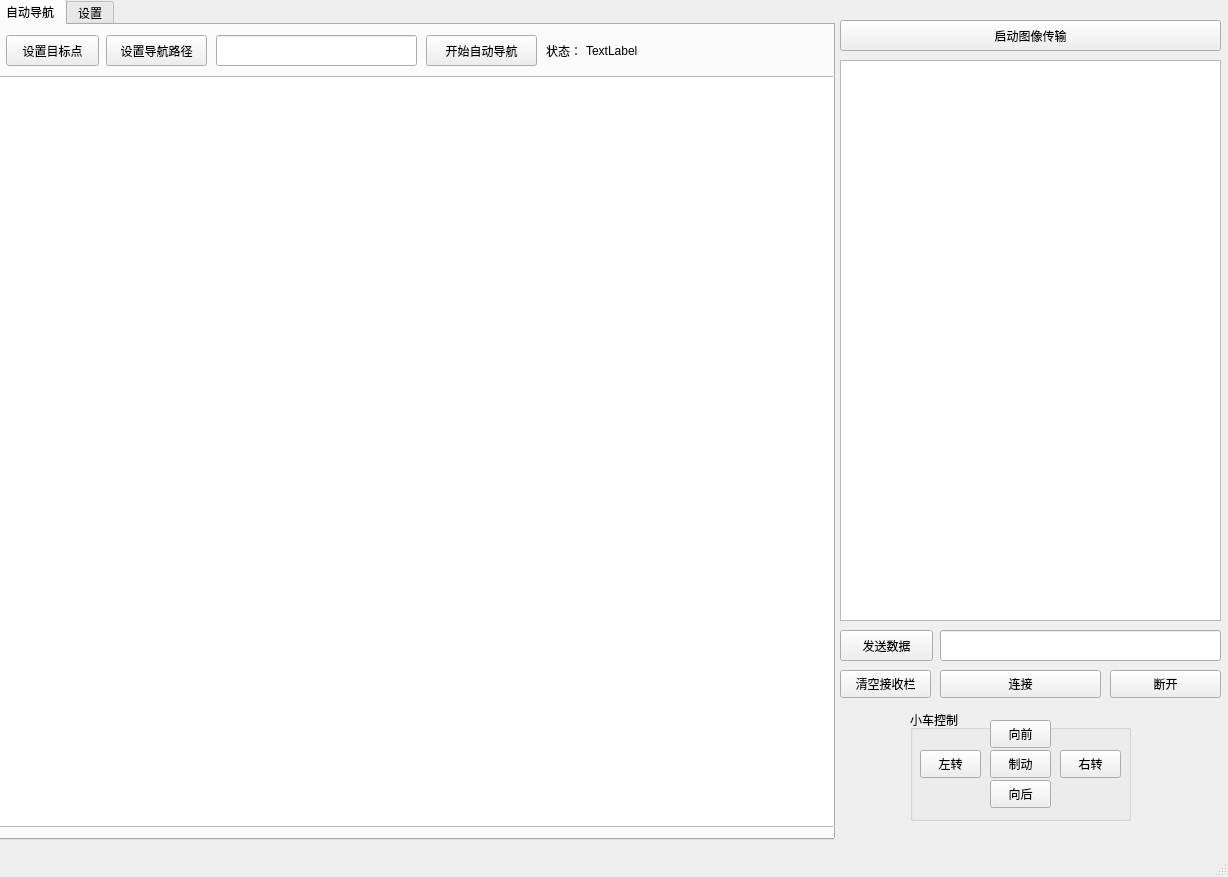
<?xml version="1.0" encoding="UTF-8"?>
<ui version="4.0">
 <class>MainWindow</class>
 <widget class="QMainWindow" name="MainWindow">
  <property name="geometry">
   <rect>
    <x>0</x>
    <y>0</y>
    <width>1228</width>
    <height>877</height>
   </rect>
  </property>
  <property name="windowTitle">
   <string>AutoPilot</string>
  </property>
  <widget class="QWidget" name="centralwidget">
   <widget class="QTabWidget" name="tabWidget">
    <property name="geometry">
     <rect>
      <x>-6</x>
      <y>-1</y>
      <width>841</width>
      <height>841</height>
     </rect>
    </property>
    <property name="currentIndex">
     <number>0</number>
    </property>
    <widget class="QWidget" name="TabAutoPilot">
     <attribute name="title">
      <string>自动导航</string>
     </attribute>
     <widget class="QGraphicsView" name="ViewNavigation">
      <property name="geometry">
       <rect>
        <x>0</x>
        <y>51</y>
        <width>841</width>
        <height>751</height>
       </rect>
      </property>
     </widget>
     <widget class="QPushButton" name="pushButton">
      <property name="geometry">
       <rect>
        <x>10</x>
        <y>10</y>
        <width>93</width>
        <height>31</height>
       </rect>
      </property>
      <property name="text">
       <string>设置目标点</string>
      </property>
     </widget>
     <widget class="QPushButton" name="pushButton_2">
      <property name="geometry">
       <rect>
        <x>430</x>
        <y>10</y>
        <width>111</width>
        <height>31</height>
       </rect>
      </property>
      <property name="text">
       <string>开始自动导航</string>
      </property>
     </widget>
     <widget class="QPushButton" name="pushButton_3">
      <property name="geometry">
       <rect>
        <x>110</x>
        <y>10</y>
        <width>101</width>
        <height>31</height>
       </rect>
      </property>
      <property name="text">
       <string>设置导航路径</string>
      </property>
     </widget>
     <widget class="QLineEdit" name="lineEdit">
      <property name="geometry">
       <rect>
        <x>220</x>
        <y>10</y>
        <width>201</width>
        <height>31</height>
       </rect>
      </property>
     </widget>
     <widget class="QLabel" name="label_4">
      <property name="geometry">
       <rect>
        <x>550</x>
        <y>10</y>
        <width>41</width>
        <height>31</height>
       </rect>
      </property>
      <property name="text">
       <string>状态：</string>
      </property>
     </widget>
     <widget class="QLabel" name="label_7">
      <property name="geometry">
       <rect>
        <x>590</x>
        <y>10</y>
        <width>241</width>
        <height>31</height>
       </rect>
      </property>
      <property name="text">
       <string>TextLabel</string>
      </property>
     </widget>
    </widget>
    <widget class="QWidget" name="TabSettings">
     <attribute name="title">
      <string>设置</string>
     </attribute>
     <widget class="QGroupBox" name="groupBox">
      <property name="geometry">
       <rect>
        <x>20</x>
        <y>410</y>
        <width>291</width>
        <height>151</height>
       </rect>
      </property>
      <property name="title">
       <string>小车蓝牙设置</string>
      </property>
      <widget class="QLabel" name="label">
       <property name="geometry">
        <rect>
         <x>10</x>
         <y>30</y>
         <width>72</width>
         <height>21</height>
        </rect>
       </property>
       <property name="text">
        <string>蓝牙串口：</string>
       </property>
      </widget>
      <widget class="QLineEdit" name="EditCOM">
       <property name="geometry">
        <rect>
         <x>160</x>
         <y>30</y>
         <width>121</width>
         <height>21</height>
        </rect>
       </property>
       <property name="text">
        <string>6</string>
       </property>
      </widget>
      <widget class="QLabel" name="label_2">
       <property name="geometry">
        <rect>
         <x>10</x>
         <y>70</y>
         <width>72</width>
         <height>15</height>
        </rect>
       </property>
       <property name="text">
        <string>波特率：</string>
       </property>
      </widget>
      <widget class="QLineEdit" name="EditBaudRate">
       <property name="geometry">
        <rect>
         <x>160</x>
         <y>70</y>
         <width>121</width>
         <height>21</height>
        </rect>
       </property>
       <property name="text">
        <string>9600</string>
       </property>
      </widget>
      <widget class="QLabel" name="label_3">
       <property name="geometry">
        <rect>
         <x>10</x>
         <y>106</y>
         <width>181</width>
         <height>20</height>
        </rect>
       </property>
       <property name="text">
        <string>当前连接状态：</string>
       </property>
      </widget>
      <widget class="QPushButton" name="ButtonCarBlueToothConnect">
       <property name="geometry">
        <rect>
         <x>202</x>
         <y>100</y>
         <width>81</width>
         <height>31</height>
        </rect>
       </property>
       <property name="text">
        <string>连接</string>
       </property>
      </widget>
     </widget>
     <widget class="QGroupBox" name="groupBox_2">
      <property name="geometry">
       <rect>
        <x>320</x>
        <y>10</y>
        <width>281</width>
        <height>391</height>
       </rect>
      </property>
      <property name="title">
       <string>图像识别</string>
      </property>
      <widget class="QLabel" name="label_5">
       <property name="geometry">
        <rect>
         <x>10</x>
         <y>30</y>
         <width>72</width>
         <height>31</height>
        </rect>
       </property>
       <property name="text">
        <string>匹配测试：</string>
       </property>
      </widget>
      <widget class="QPushButton" name="ButtonSURFTest">
       <property name="geometry">
        <rect>
         <x>140</x>
         <y>30</y>
         <width>131</width>
         <height>31</height>
        </rect>
       </property>
       <property name="text">
        <string>SURF样例测试</string>
       </property>
      </widget>
      <widget class="QLabel" name="label_6">
       <property name="geometry">
        <rect>
         <x>10</x>
         <y>70</y>
         <width>111</width>
         <height>31</height>
        </rect>
       </property>
       <property name="text">
        <string>样例存储路径：</string>
       </property>
      </widget>
      <widget class="QPushButton" name="ButtonChooseDataPath">
       <property name="geometry">
        <rect>
         <x>190</x>
         <y>70</y>
         <width>81</width>
         <height>28</height>
        </rect>
       </property>
       <property name="text">
        <string>选择...</string>
       </property>
      </widget>
      <widget class="QLabel" name="label_9">
       <property name="geometry">
        <rect>
         <x>10</x>
         <y>110</y>
         <width>101</width>
         <height>21</height>
        </rect>
       </property>
       <property name="text">
        <string>缓冲区路径：</string>
       </property>
      </widget>
      <widget class="QPushButton" name="ButtonChooseCacheFolder">
       <property name="geometry">
        <rect>
         <x>192</x>
         <y>110</y>
         <width>81</width>
         <height>28</height>
        </rect>
       </property>
       <property name="text">
        <string>选择...</string>
       </property>
      </widget>
      <widget class="QPushButton" name="ButtonClearCache">
       <property name="geometry">
        <rect>
         <x>10</x>
         <y>150</y>
         <width>121</width>
         <height>28</height>
        </rect>
       </property>
       <property name="text">
        <string>清空缓冲区</string>
       </property>
      </widget>
      <widget class="QPushButton" name="ButtonOpenCacheFolder">
       <property name="geometry">
        <rect>
         <x>140</x>
         <y>150</y>
         <width>131</width>
         <height>28</height>
        </rect>
       </property>
       <property name="text">
        <string>打开缓冲区文件夹</string>
       </property>
      </widget>
      <widget class="QRadioButton" name="RadioConvertToBW">
       <property name="geometry">
        <rect>
         <x>10</x>
         <y>310</y>
         <width>221</width>
         <height>19</height>
        </rect>
       </property>
       <property name="text">
        <string>转换成黑白图片以加速计算</string>
       </property>
      </widget>
      <widget class="QLabel" name="label_11">
       <property name="geometry">
        <rect>
         <x>10</x>
         <y>190</y>
         <width>141</width>
         <height>16</height>
        </rect>
       </property>
       <property name="text">
        <string>摄像头每秒采样数：</string>
       </property>
      </widget>
      <widget class="QLineEdit" name="EditCameraSamplingFrequency">
       <property name="geometry">
        <rect>
         <x>220</x>
         <y>190</y>
         <width>51</width>
         <height>21</height>
        </rect>
       </property>
      </widget>
      <widget class="QLabel" name="label_12">
       <property name="geometry">
        <rect>
         <x>10</x>
         <y>230</y>
         <width>131</width>
         <height>16</height>
        </rect>
       </property>
       <property name="text">
        <string>图像压缩后宽度：</string>
       </property>
      </widget>
      <widget class="QLineEdit" name="EditCompressedWidth">
       <property name="geometry">
        <rect>
         <x>170</x>
         <y>230</y>
         <width>101</width>
         <height>21</height>
        </rect>
       </property>
      </widget>
      <widget class="QLabel" name="label_13">
       <property name="geometry">
        <rect>
         <x>10</x>
         <y>270</y>
         <width>121</width>
         <height>16</height>
        </rect>
       </property>
       <property name="text">
        <string>图像压缩后宽度：</string>
       </property>
      </widget>
      <widget class="QLineEdit" name="EditCompressedHeight">
       <property name="geometry">
        <rect>
         <x>170</x>
         <y>270</y>
         <width>101</width>
         <height>21</height>
        </rect>
       </property>
      </widget>
      <widget class="QPushButton" name="ButtonCVUpdate">
       <property name="geometry">
        <rect>
         <x>10</x>
         <y>340</y>
         <width>261</width>
         <height>28</height>
        </rect>
       </property>
       <property name="text">
        <string>更新数据</string>
       </property>
      </widget>
     </widget>
     <widget class="QGroupBox" name="groupBox_4">
      <property name="geometry">
       <rect>
        <x>20</x>
        <y>10</y>
        <width>291</width>
        <height>151</height>
       </rect>
      </property>
      <property name="title">
       <string>小车控制</string>
      </property>
      <widget class="QLabel" name="label_8">
       <property name="geometry">
        <rect>
         <x>10</x>
         <y>30</y>
         <width>121</width>
         <height>21</height>
        </rect>
       </property>
       <property name="text">
        <string>单位旋转角度：</string>
       </property>
      </widget>
      <widget class="QLineEdit" name="EditRotateAngle">
       <property name="geometry">
        <rect>
         <x>160</x>
         <y>30</y>
         <width>121</width>
         <height>21</height>
        </rect>
       </property>
      </widget>
      <widget class="QLabel" name="label_10">
       <property name="geometry">
        <rect>
         <x>10</x>
         <y>70</y>
         <width>121</width>
         <height>20</height>
        </rect>
       </property>
       <property name="text">
        <string>单位前进速度：</string>
       </property>
      </widget>
      <widget class="QLineEdit" name="EditMoveSpeed">
       <property name="geometry">
        <rect>
         <x>160</x>
         <y>70</y>
         <width>121</width>
         <height>21</height>
        </rect>
       </property>
      </widget>
      <widget class="QPushButton" name="ButtonCarControlUpDate">
       <property name="geometry">
        <rect>
         <x>10</x>
         <y>110</y>
         <width>271</width>
         <height>28</height>
        </rect>
       </property>
       <property name="text">
        <string>更新数据</string>
       </property>
      </widget>
     </widget>
     <widget class="QPushButton" name="ButtonFlushSettings">
      <property name="geometry">
       <rect>
        <x>320</x>
        <y>470</y>
        <width>281</width>
        <height>28</height>
       </rect>
      </property>
      <property name="text">
       <string>将所有数据存储到配置文件</string>
      </property>
     </widget>
     <widget class="QPushButton" name="ButtonFlushUI">
      <property name="geometry">
       <rect>
        <x>320</x>
        <y>510</y>
        <width>281</width>
        <height>28</height>
       </rect>
      </property>
      <property name="text">
       <string>还原数据为默认值</string>
      </property>
     </widget>
     <widget class="QGroupBox" name="groupBox_5">
      <property name="geometry">
       <rect>
        <x>20</x>
        <y>170</y>
        <width>291</width>
        <height>231</height>
       </rect>
      </property>
      <property name="title">
       <string>自动导航</string>
      </property>
      <widget class="QLabel" name="label_14">
       <property name="geometry">
        <rect>
         <x>20</x>
         <y>30</y>
         <width>111</width>
         <height>31</height>
        </rect>
       </property>
       <property name="text">
        <string>地图存储路径：</string>
       </property>
      </widget>
      <widget class="QPushButton" name="ButtonChooseMapFolder">
       <property name="geometry">
        <rect>
         <x>160</x>
         <y>30</y>
         <width>121</width>
         <height>28</height>
        </rect>
       </property>
       <property name="text">
        <string>选择...</string>
       </property>
      </widget>
      <widget class="QPushButton" name="ButtonLoadTestMap">
       <property name="geometry">
        <rect>
         <x>20</x>
         <y>70</y>
         <width>261</width>
         <height>28</height>
        </rect>
       </property>
       <property name="text">
        <string>加载测试地图</string>
       </property>
      </widget>
      <widget class="QPushButton" name="ButtonOpenMapConfigFile">
       <property name="geometry">
        <rect>
         <x>20</x>
         <y>110</y>
         <width>261</width>
         <height>28</height>
        </rect>
       </property>
       <property name="text">
        <string>打开地图配置文件</string>
       </property>
      </widget>
      <widget class="QRadioButton" name="RadioLoadTestMapOnStart">
       <property name="geometry">
        <rect>
         <x>20</x>
         <y>150</y>
         <width>231</width>
         <height>19</height>
        </rect>
       </property>
       <property name="text">
        <string>开始时加载测试地图</string>
       </property>
      </widget>
      <widget class="QPushButton" name="ButtonAutoPilotUpdate">
       <property name="geometry">
        <rect>
         <x>20</x>
         <y>180</y>
         <width>261</width>
         <height>28</height>
        </rect>
       </property>
       <property name="text">
        <string>更新数据</string>
       </property>
      </widget>
     </widget>
     <widget class="QGroupBox" name="groupBox_6">
      <property name="geometry">
       <rect>
        <x>20</x>
        <y>570</y>
        <width>291</width>
        <height>151</height>
       </rect>
      </property>
      <property name="title">
       <string>蓝牙串口显示</string>
      </property>
      <widget class="QLabel" name="label_15">
       <property name="geometry">
        <rect>
         <x>10</x>
         <y>30</y>
         <width>91</width>
         <height>21</height>
        </rect>
       </property>
       <property name="text">
        <string>缓冲区大小：</string>
       </property>
      </widget>
      <widget class="QLineEdit" name="EditBufferSize">
       <property name="geometry">
        <rect>
         <x>142</x>
         <y>30</y>
         <width>141</width>
         <height>21</height>
        </rect>
       </property>
      </widget>
      <widget class="QLabel" name="label_16">
       <property name="geometry">
        <rect>
         <x>10</x>
         <y>70</y>
         <width>72</width>
         <height>15</height>
        </rect>
       </property>
       <property name="text">
        <string>刷新频率：</string>
       </property>
      </widget>
      <widget class="QLineEdit" name="EditBufferUpdateFrequency">
       <property name="geometry">
        <rect>
         <x>160</x>
         <y>70</y>
         <width>121</width>
         <height>21</height>
        </rect>
       </property>
       <property name="text">
        <string>115200</string>
       </property>
      </widget>
      <widget class="QPushButton" name="ButtonBlueToothSerialUpdate">
       <property name="geometry">
        <rect>
         <x>10</x>
         <y>110</y>
         <width>271</width>
         <height>28</height>
        </rect>
       </property>
       <property name="text">
        <string>更新数据</string>
       </property>
      </widget>
     </widget>
     <widget class="QPushButton" name="ButtonChooseSettingsPath">
      <property name="geometry">
       <rect>
        <x>320</x>
        <y>430</y>
        <width>281</width>
        <height>28</height>
       </rect>
      </property>
      <property name="text">
       <string>选择配置文件路径</string>
      </property>
     </widget>
    </widget>
   </widget>
   <widget class="QPushButton" name="ButtonStartVideoTransportation">
    <property name="geometry">
     <rect>
      <x>840</x>
      <y>20</y>
      <width>381</width>
      <height>31</height>
     </rect>
    </property>
    <property name="text">
     <string>启动图像传输</string>
    </property>
   </widget>
   <widget class="QTextBrowser" name="BrowserBuffer">
    <property name="geometry">
     <rect>
      <x>840</x>
      <y>60</y>
      <width>381</width>
      <height>561</height>
     </rect>
    </property>
   </widget>
   <widget class="QPushButton" name="ButtonSendData">
    <property name="geometry">
     <rect>
      <x>840</x>
      <y>630</y>
      <width>93</width>
      <height>31</height>
     </rect>
    </property>
    <property name="text">
     <string>发送数据</string>
    </property>
   </widget>
   <widget class="QLineEdit" name="EditSendData">
    <property name="geometry">
     <rect>
      <x>940</x>
      <y>630</y>
      <width>281</width>
      <height>31</height>
     </rect>
    </property>
   </widget>
   <widget class="QPushButton" name="ButtonClearBuffer">
    <property name="geometry">
     <rect>
      <x>840</x>
      <y>670</y>
      <width>91</width>
      <height>28</height>
     </rect>
    </property>
    <property name="text">
     <string>清空接收栏</string>
    </property>
   </widget>
   <widget class="QPushButton" name="ButtonDisconnectCar">
    <property name="geometry">
     <rect>
      <x>1110</x>
      <y>670</y>
      <width>111</width>
      <height>28</height>
     </rect>
    </property>
    <property name="text">
     <string>断开</string>
    </property>
   </widget>
   <widget class="QPushButton" name="ButtonConnectCar">
    <property name="geometry">
     <rect>
      <x>940</x>
      <y>670</y>
      <width>161</width>
      <height>28</height>
     </rect>
    </property>
    <property name="text">
     <string>连接</string>
    </property>
   </widget>
   <widget class="QGroupBox" name="groupBox_3">
    <property name="geometry">
     <rect>
      <x>910</x>
      <y>710</y>
      <width>221</width>
      <height>111</height>
     </rect>
    </property>
    <property name="title">
     <string>小车控制</string>
    </property>
    <widget class="QPushButton" name="ButtonForward">
     <property name="geometry">
      <rect>
       <x>80</x>
       <y>10</y>
       <width>61</width>
       <height>28</height>
      </rect>
     </property>
     <property name="text">
      <string>向前</string>
     </property>
    </widget>
    <widget class="QPushButton" name="ButtonBackward">
     <property name="geometry">
      <rect>
       <x>80</x>
       <y>70</y>
       <width>61</width>
       <height>28</height>
      </rect>
     </property>
     <property name="text">
      <string>向后</string>
     </property>
    </widget>
    <widget class="QPushButton" name="ButttonTurnRight">
     <property name="geometry">
      <rect>
       <x>150</x>
       <y>40</y>
       <width>61</width>
       <height>28</height>
      </rect>
     </property>
     <property name="text">
      <string>右转</string>
     </property>
    </widget>
    <widget class="QPushButton" name="ButtonTurnLeft">
     <property name="geometry">
      <rect>
       <x>10</x>
       <y>40</y>
       <width>61</width>
       <height>28</height>
      </rect>
     </property>
     <property name="text">
      <string>左转</string>
     </property>
    </widget>
    <widget class="QPushButton" name="ButtonStop">
     <property name="geometry">
      <rect>
       <x>80</x>
       <y>40</y>
       <width>61</width>
       <height>28</height>
      </rect>
     </property>
     <property name="text">
      <string>制动</string>
     </property>
    </widget>
   </widget>
  </widget>
  <widget class="QMenuBar" name="menubar">
   <property name="geometry">
    <rect>
     <x>0</x>
     <y>0</y>
     <width>1228</width>
     <height>26</height>
    </rect>
   </property>
  </widget>
  <widget class="QStatusBar" name="statusbar"/>
 </widget>
 <resources/>
 <connections/>
</ui>
